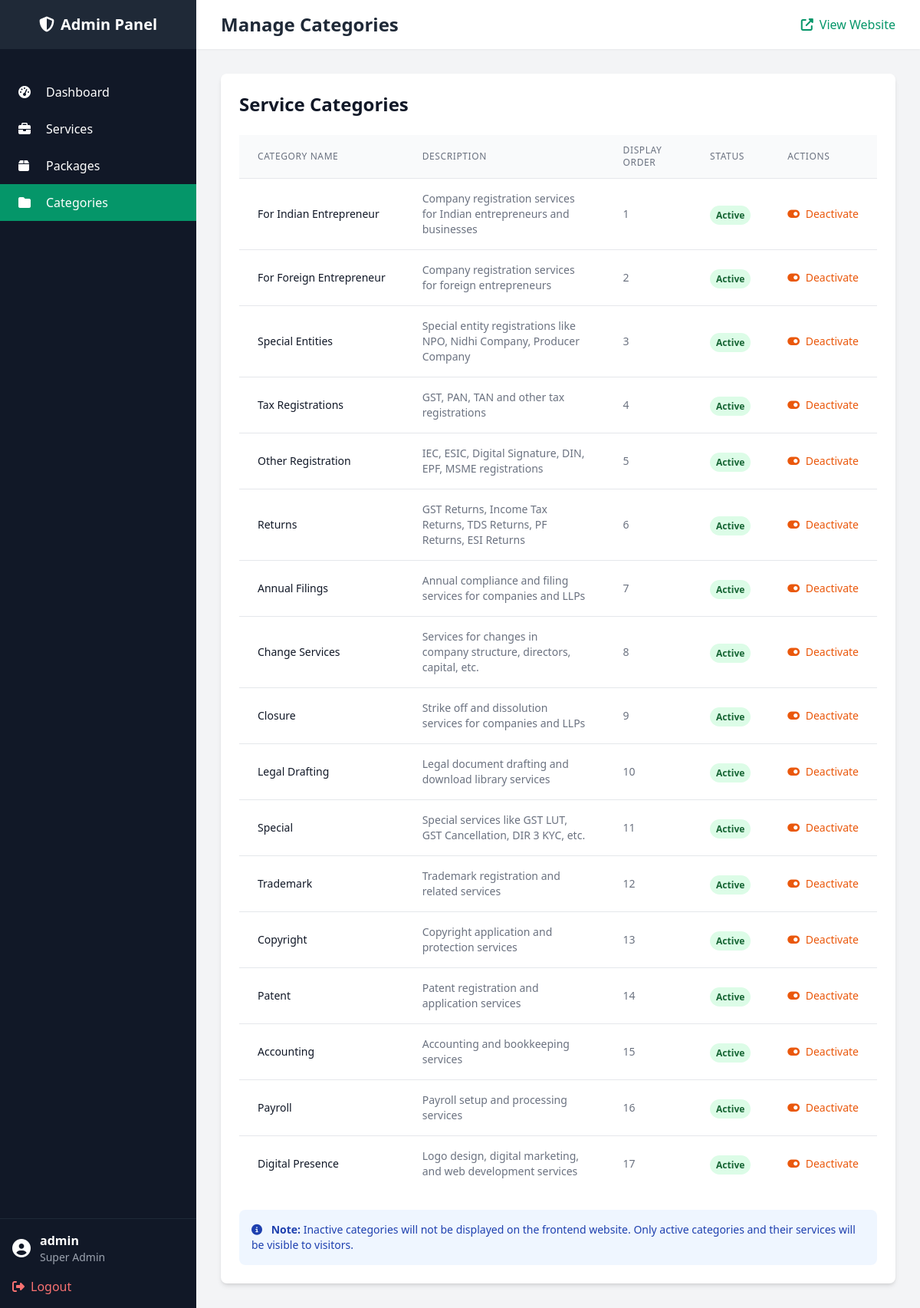
/statutory/admin/categories.php (signed in), run on the app's committed database.
### tables this page shows
CREATE TABLE IF NOT EXISTS service_categories (
  id INT AUTO_INCREMENT PRIMARY KEY,
  name VARCHAR(255) UNIQUE NOT NULL,
  description TEXT,
  display_order INT NOT NULL DEFAULT 0,
  status ENUM('active', 'inactive') DEFAULT 'active',
  created_at TIMESTAMP DEFAULT CURRENT_TIMESTAMP
);

### statutory/admin/categories.php (the view, shortened to what this page needs)
<?php
require_once __DIR__ . '/config/database.php';
require_once __DIR__ . '/includes/header.php';
$conn = $adminDb->getConnection();
try {
    $stmt = $conn->prepare("SELECT * FROM service_categories ORDER BY display_order");
    $stmt->execute();
    $categories = $stmt->fetchAll();
} catch(PDOException $e) {
    error_log("Error fetching categories: " . $e->getMessage());
    $categories = [];
}
?>
<div class="bg-white rounded-lg shadow-md p-6">
    <div class="flex justify-between items-center mb-6">
        <h3 class="text-2xl font-bold text-gray-900">Service Categories</h3>
    </div>
    <div class="overflow-x-auto">
        <table class="min-w-full divide-y divide-gray-200">
            <thead class="bg-gray-50">
                <tr>
                    <th class="px-6 py-3 text-left text-xs font-medium text-gray-500 uppercase tracking-wider">Category Name</th>
                    <th class="px-6 py-3 text-left text-xs font-medium text-gray-500 uppercase tracking-wider">Description</th>
                    <th class="px-6 py-3 text-left text-xs font-medium text-gray-500 uppercase tracking-wider">Display Order</th>
                    <th class="px-6 py-3 text-left text-xs font-medium text-gray-500 uppercase tracking-wider">Status</th>
                    <th class="px-6 py-3 text-left text-xs font-medium text-gray-500 uppercase tracking-wider">Actions</th>
                </tr>
            </thead>
            <tbody class="bg-white divide-y divide-gray-200">
                <?php foreach ($categories as $category):
                    $status = $category['status'] ?? 'active';
                    $isActive = $status === 'active';
                ?>
                    <tr>
                        <td class="px-6 py-4 whitespace-nowrap">
                            <div class="text-sm font-medium text-gray-900"><?php echo htmlspecialchars($category['name']); ?></div>
                        </td>
                        <td class="px-6 py-4">
                            <div class="text-sm text-gray-500"><?php echo htmlspecialchars($category['description'] ?? 'N/A'); ?></div>
                        </td>
                        <td class="px-6 py-4 whitespace-nowrap text-sm text-gray-500">
                            <?php echo $category['display_order']; ?>
                        </td>
                        <td class="px-6 py-4 whitespace-nowrap">
                            <?php if ($isActive): ?>
                                <span class="px-2 py-1 text-xs font-semibold rounded-full bg-green-100 text-green-800">Active</span>
                            <?php else: ?>
                                <span class="px-2 py-1 text-xs font-semibold rounded-full bg-red-100 text-red-800">Inactive</span>
                            <?php endif; ?>
                        </td>
                        <td class="px-6 py-4 whitespace-nowrap text-sm font-medium">
                            <form method="POST" action="" class="inline">
                                <button type="submit"
                                        class="<?php echo $isActive ? 'text-orange-600 hover:text-orange-900' : 'text-green-600 hover:text-green-900'; ?>">
                                    <i class="fas <?php echo $isActive ? 'fa-toggle-on' : 'fa-toggle-off'; ?> mr-1"></i>
                                    <?php echo $isActive ? 'Deactivate' : 'Activate'; ?>
                                </button>
                            </form>
                        </td>
                    </tr>
                <?php endforeach; ?>
            </tbody>
        </table>
    </div>
    <div class="mt-6 p-4 bg-blue-50 rounded-lg">
        <p class="text-sm text-blue-800">
            <i class="fas fa-info-circle mr-2"></i>
            <strong>Note:</strong> Inactive categories will not be displayed on the frontend website. Only active categories and their services will be visible to visitors.
        </p>
    </div>
</div>
<?php require_once __DIR__ . '/includes/footer.php'; ?>

### data on the page
service_categories: name "For Indian Entrepreneur", description "Company registration services for Indian entrepreneurs and businesses", display_order "1", status "Active"
service_categories: name "For Foreign Entrepreneur", description "Company registration services for foreign entrepreneurs", display_order "2", status "Active"
service_categories: name "Special Entities", description "Special entity registrations like NPO, Nidhi Company, Producer Company", display_order "3", status "Active"
service_categories: name "Tax Registrations", description "GST, PAN, TAN and other tax registrations", display_order "4", status "Active"
service_categories: name "Other Registration", description "IEC, ESIC, Digital Signature, DIN, EPF, MSME registrations", display_order "5", status "Active"
service_categories: name "Returns", description "GST Returns, Income Tax Returns, TDS Returns, PF Returns, ESI Returns", display_order "6", status "Active"
service_categories: name "Annual Filings", description "Annual compliance and filing services for companies and LLPs", display_order "7", status "Active"
service_categories: name "Change Services", description "Services for changes in company structure, directors, capital, etc.", display_order "8", status "Active"
service_categories: name "Closure", description "Strike off and dissolution services for companies and LLPs", display_order "9", status "Active"
service_categories: name "Legal Drafting", description "Legal document drafting and download library services", display_order "10", status "Active"
service_categories: name "Special", description "Special services like GST LUT, GST Cancellation, DIR 3 KYC, etc.", display_order "11", status "Active"
service_categories: name "Trademark", description "Trademark registration and related services", display_order "12", status "Active"
service_categories: name "Copyright", description "Copyright application and protection services", display_order "13", status "Active"
service_categories: name "Patent", description "Patent registration and application services", display_order "14", status "Active"
service_categories: name "Accounting", description "Accounting and bookkeeping services", display_order "15", status "Active"
service_categories: name "Payroll", description "Payroll setup and processing services", display_order "16", status "Active"
service_categories: name "Digital Presence", description "Logo design, digital marketing, and web development services", display_order "17", status "Active"

### other printed values
$adminInfo['username'] "admin"
$pageTitle "Manage Categories"
